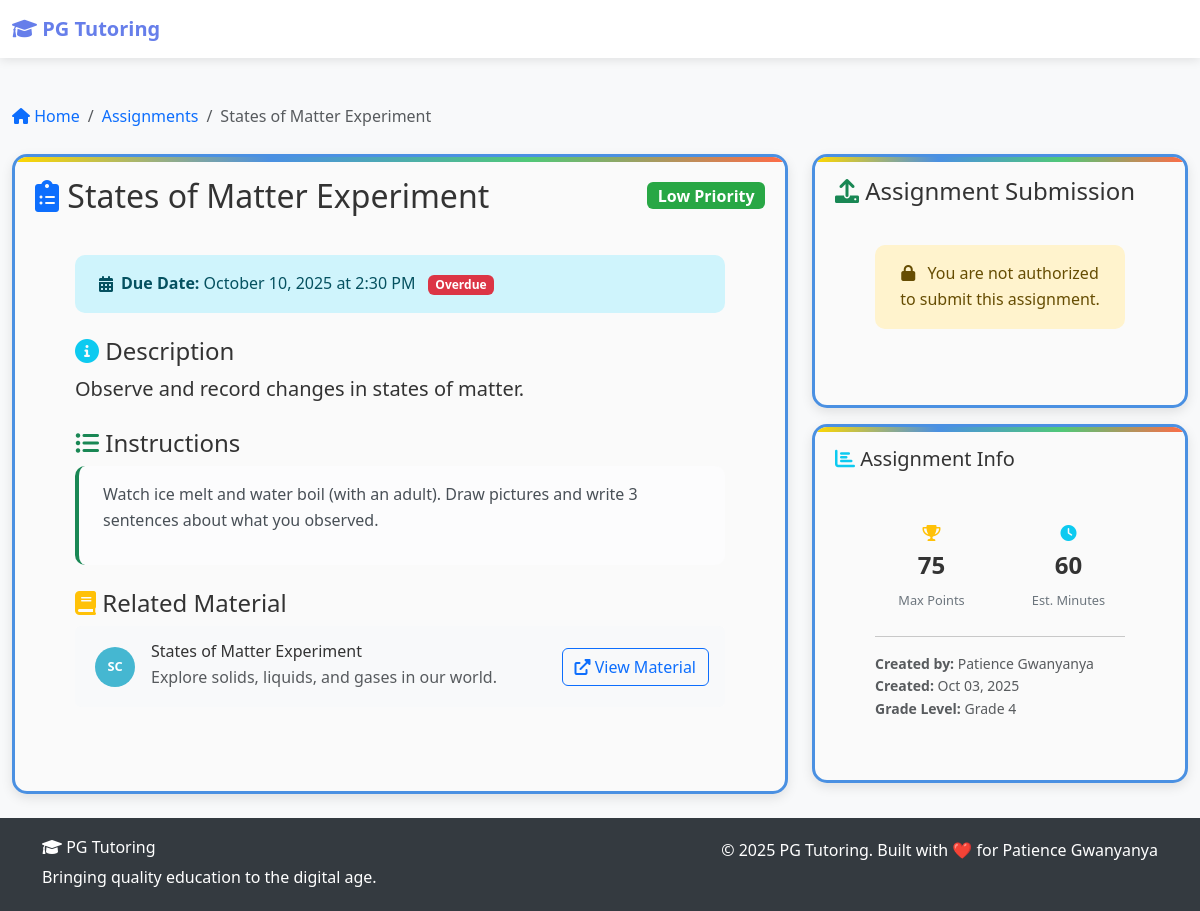
Page /hub/assignment/3/ on the committed database.
### hub/models.py (models this page shows, shortened)
class Assignment(models.Model):
    PRIORITY_LEVELS = (
        ("low", "Low Priority"),
        ("medium", "Medium Priority"),
        ("high", "High Priority"),
        ("urgent", "Urgent"),
    )
    title = models.CharField(max_length=200)
    description = models.TextField()
    material = models.ForeignKey(
        Material, on_delete=models.CASCADE, related_name="assignments"
    )
    assigned_to = models.ManyToManyField(
        settings.AUTH_USER_MODEL,
        related_name="assignments",
        limit_choices_to={"user_type": "student"},
    )
    due_date = models.DateTimeField()
    priority = models.CharField(
        max_length=10, choices=PRIORITY_LEVELS, default="medium"
    )
    max_score = models.PositiveIntegerField(
        default=100, validators=[MinValueValidator(1), MaxValueValidator(1000)]
    )
    instructions = models.TextField(
        blank=True, help_text="Detailed instructions for students"
    )
    submission_format = models.CharField(
        max_length=200,
        blank=True,
        help_text="Expected submission format (e.g., PDF, handwritten, online quiz)",
    )
    created_by = models.ForeignKey(
        settings.AUTH_USER_MODEL,
        on_delete=models.CASCADE,
        related_name="created_assignments",
    )
    created_at = models.DateTimeField(auto_now_add=True)
    updated_at = models.DateTimeField(auto_now=True)
    is_active = models.BooleanField(default=True)
    class Meta:
        ordering = ["due_date", "-created_at"]
        verbose_name = "Assignment"
        verbose_name_plural = "Assignments"
        indexes = [
            models.Index(fields=["due_date", "is_active"]),
            models.Index(fields=["created_by", "created_at"]),
        ]
    @property
    def is_overdue(self):
        from django.utils import timezone
        return self.due_date < timezone.now()

class Material(models.Model):
    MATERIAL_TYPES = (
        ("worksheet", "Worksheet"),
        ("test", "Test"),
        ("assignment", "Assignment"),
        ("reading", "Reading Material"),
        ("video", "Video"),
        ("audio", "Audio"),
        ("presentation", "Presentation"),
        ("game", "Educational Game"),
        ("reference", "Reference Material"),
    )
    DIFFICULTY_LEVELS = (
        ("beginner", "Beginner"),
        ("intermediate", "Intermediate"),
        ("advanced", "Advanced"),
    )
    GRADE_LEVELS = (
        ("k", "Kindergarten"),
        ("1", "Grade 1"),
        ("2", "Grade 2"),
        ("3", "Grade 3"),
        ("4", "Grade 4"),
        ("5", "Grade 5"),
        ("6", "Grade 6"),
        ("7", "Grade 7"),
        ("8", "Grade 8"),
        ("9", "Grade 9"),
        ("10", "Grade 10"),
        ("11", "Grade 11"),
        ("12", "Grade 12"),
        ("university", "University Level"),
    )
    title = models.CharField(max_length=200)
    description = models.TextField()
    material_type = models.CharField(max_length=20, choices=MATERIAL_TYPES)
    subject = models.ForeignKey(
        Subject, on_delete=models.CASCADE, related_name="materials"
    )
    difficulty_level = models.CharField(max_length=20, choices=DIFFICULTY_LEVELS)
    file = models.FileField(
        upload_to=material_upload_path,
        blank=True,
        null=True,
        validators=[
            validate_file_size,
            FileExtensionValidator(
                allowed_extensions=[
                    "pdf",
                    "doc",
                    "docx",
                    "ppt",
                    "pptx",
                    "xls",
                    "xlsx",
                    "jpg",
                    "jpeg",
                    "png",
                    "gif",
                    "svg",
                    "mp4",
                    "avi",
                    "mov",
                    "wmv",
                    "mp3",
                    "wav",
                    "ogg",
                    "zip",
                    "rar",
                    "txt",
                ]
            ),
        ],
        help_text="Upload educational material (max 50MB)",
    )
    external_link = models.URLField(blank=True, help_text="External resource link")
    grade_level = models.CharField(max_length=20, choices=GRADE_LEVELS)
    estimated_time = models.IntegerField(
        validators=[MinValueValidator(1), MaxValueValidator(1440)],
        help_text="Estimated time in minutes (1-1440)",
    )
    tags = models.CharField(
        max_length=500,
        blank=True,
        help_text="Comma-separated tags (e.g., algebra, fractions, beginner)",
    )
    uploaded_by = models.ForeignKey(
        settings.AUTH_USER_MODEL,
        on_delete=models.CASCADE,
        related_name="uploaded_materials",
    )
    created_at = models.DateTimeField(auto_now_add=True)
    updated_at = models.DateTimeField(auto_now=True)
    is_active = models.BooleanField(default=True)
    download_count = models.PositiveIntegerField(default=0, null=True, blank=True)
    class Meta:
        ordering = ["-created_at"]
        verbose_name = "Material"
        verbose_name_plural = "Materials"
        indexes = [
            models.Index(fields=["subject", "grade_level"]),
            models.Index(fields=["material_type", "difficulty_level"]),
            models.Index(fields=["is_active", "created_at"]),
        ]

class Subject(models.Model):
    name = models.CharField(max_length=100, unique=True)
    description = models.TextField(blank=True)
    color_code = models.CharField(
        max_length=7, default="#007bff", help_text="Hex color code (e.g., #FF5733)"
    )
    is_active = models.BooleanField(default=True)
    created_at = models.DateTimeField(auto_now_add=True, null=True, blank=True)
    class Meta:
        ordering = ["name"]
        verbose_name = "Subject"
        verbose_name_plural = "Subjects"

### users/models.py (models this page shows, shortened)
class CustomUser(AbstractUser):
    USER_TYPES = (
        ("student", "Student"),
        ("parent", "Parent"),
        ("teacher", "Teacher"),
    )
    phone_regex = RegexValidator(
        regex=r"^\+?1?\d{9,15}$",
        message="Phone number must be entered in the format: '+999999999'. Up to 15 digits allowed.",
    )
    user_type = models.CharField(max_length=10, choices=USER_TYPES, default="student")
    phone_number = models.CharField(
        validators=[phone_regex],
        max_length=17,
        blank=True,
        help_text="Enter phone number in format: +1234567890",
    )
    date_of_birth = models.DateField(null=True, blank=True)
    profile_picture = models.ImageField(
        upload_to=profile_picture_path,
        blank=True,
        null=True,
        validators=[
            validate_image_size,
            FileExtensionValidator(allowed_extensions=["jpg", "jpeg", "png", "gif"]),
        ],
        help_text="Upload a profile picture (max 5MB, JPG/PNG/GIF only)",
    )
    grade_level = models.CharField(max_length=20, blank=True)
    parent_email = models.EmailField(blank=True)
    emergency_contact_name = models.CharField(max_length=100, blank=True)
    emergency_contact_phone = models.CharField(
        validators=[phone_regex], max_length=17, blank=True
    )
    is_verified = models.BooleanField(default=False)
    verification_token = models.CharField(max_length=100, blank=True)
    created_at = models.DateTimeField(auto_now_add=True)
    updated_at = models.DateTimeField(auto_now=True)
    class Meta:
        verbose_name = "User"
        verbose_name_plural = "Users"
        indexes = [
            models.Index(fields=["user_type"]),
            models.Index(fields=["is_verified"]),
        ]

### hub/views.py (the view)
def assignment_detail(request, assignment_id):
    assignment = get_object_or_404(Assignment, pk=assignment_id)
    submission = None
    if request.user.is_authenticated and request.user.user_type == "student":
        submission = AssignmentSubmission.objects.filter(
            assignment=assignment, student=request.user
        ).first()
    context = {
        "assignment": assignment,
        "submission": submission,
        "can_submit": (
            request.user.is_authenticated
            and request.user.user_type == "student"
            and request.user in assignment.assigned_to.all()
        ),
    }
    return render(request, "hub/assignment_detail.html", context)

### templates/hub/assignment_detail.html (shortened to what this page needs)
{% extends 'base.html' %}
{% load static %}
{% block content %}
<div class="container-fluid py-4">
    <nav aria-label="breadcrumb" class="mb-4">
        <ol class="breadcrumb">
            <li class="breadcrumb-item"><a href="{% url 'dashboard:dashboard' %}" class="text-decoration-none"><i class="fas fa-home"></i> Home</a></li>
            <li class="breadcrumb-item"><a href="{% url 'hub:assignments_list' %}" class="text-decoration-none">Assignments</a></li>
            <li class="breadcrumb-item active">{{ assignment.title }}</li>
        </ol>
    </nav>
    <div class="row">
        <div class="col-lg-8">
            <div class="kids-card">
                <div class="card-header d-flex justify-content-between align-items-center">
                    <h2 class="mb-0">
                        <i class="fas fa-clipboard-list text-primary"></i>
                        {{ assignment.title }}
                    </h2>
                    <span class="badge badge-{{ assignment.priority|default:'secondary' }} fs-6">
                        {{ assignment.get_priority_display }}
                    </span>
                </div>
                <div class="card-body">
                    <div class="alert alert-info d-flex align-items-center mb-4">
                        <i class="fas fa-calendar-alt me-2"></i>
                        <div>
                            <strong>Due Date:</strong> {{ assignment.due_date|date:"F d, Y \a\t g:i A" }}
                            {% if assignment.is_overdue %}
                                <span class="badge bg-danger ms-2">Overdue</span>
                            {% else %}
                                <span class="text-muted ms-2">({{ assignment.days_until_due }} days left)</span>
                            {% endif %}
                        </div>
                    </div>
                    <div class="mb-4">
                        <h4><i class="fas fa-info-circle text-info"></i> Description</h4>
                        <p class="fs-5">{{ assignment.description }}</p>
                    </div>
                    {% if assignment.instructions %}
                    <div class="mb-4">
                        <h4><i class="fas fa-list-ul text-success"></i> Instructions</h4>
                        <div class="alert alert-light border-start border-success border-4">
                            {{ assignment.instructions|linebreaks }}
                        </div>
                    </div>
                    {% endif %}
                    {% if assignment.material %}
                    <div class="mb-4">
                        <h4><i class="fas fa-book text-warning"></i> Related Material</h4>
                        <div class="d-flex align-items-center p-3 bg-light rounded">
                            <div class="subject-badge me-3" style="background-color: {{ assignment.material.subject.color_code }};">
                                {{ assignment.material.subject.name|slice:":2"|upper }}
                            </div>
                            <div>
                                <h6 class="mb-1">{{ assignment.material.title }}</h6>
                                <p class="text-muted mb-0">{{ assignment.material.description|truncatewords:15 }}</p>
                            </div>
                            <a href="{% url 'hub:material_detail' assignment.material.pk %}" class="btn btn-outline-primary ms-auto">
                                <i class="fas fa-external-link-alt"></i> View Material
                            </a>
                        </div>
                    </div>
                    {% endif %}
                </div>
            </div>
        </div>
        <div class="col-lg-4">
            <div class="kids-card">
                <div class="card-header">
                    <h4 class="mb-0">
                        <i class="fas fa-upload text-success"></i>
                        Assignment Submission
                    </h4>
                </div>
                <div class="card-body">
                    {% if submission %}
                        <div class="alert alert-success">
                            <i class="fas fa-check-circle me-2"></i>
                            <strong>Submitted!</strong><br>
                            <small>{{ submission.submitted_at|date:"M d, Y \a\t g:i A" }}</small>
                        </div>
                        <div class="mb-3">
                            <strong>Status:</strong>
                            <span class="badge badge-{{ submission.status }}">
                                {{ submission.get_status_display }}
                            </span>
                        </div>
                        {% if submission.grade %}
                        <div class="mb-3">
                            <strong>Grade:</strong>
                            <span class="badge bg-primary">{{ submission.grade }}</span>
                            {% if submission.numeric_score %}
                                <small class="text-muted">({{ submission.numeric_score }}%)</small>
                            {% endif %}
                        </div>
                        {% endif %}
                        {% if submission.teacher_feedback %}
                        <div class="mb-3">
                            <strong>Teacher Feedback:</strong>
                            <div class="alert alert-info mt-2">
                                {{ submission.teacher_feedback|linebreaks }}
                            </div>
                        </div>
                        {% endif %}
                        <a href="{% url 'hub:submit_assignment' assignment.id %}" class="btn btn-warning btn-lg w-100">
                            <i class="fas fa-edit"></i> Update Submission
                        </a>
                    {% else %}
                        <div class="alert alert-warning text-center">
                            <i class="fas fa-lock me-2"></i>
                            You are not authorized to submit this assignment.
                        </div>
                    {% endif %}
                </div>
            </div>
            <div class="kids-card mt-3">
                <div class="card-header">
                    <h5 class="mb-0">
                        <i class="fas fa-chart-bar text-info"></i>
                        Assignment Info
                    </h5>
                </div>
                <div class="card-body">
                    <div class="row text-center">
                        <div class="col-6">
                            <div class="stat-item">
                                <i class="fas fa-trophy text-warning"></i>
                                <div class="stat-value">{{ assignment.max_score }}</div>
                                <div class="stat-label">Max Points</div>
                            </div>
                        </div>
                        <div class="col-6">
                            <div class="stat-item">
                                <i class="fas fa-clock text-info"></i>
                                <div class="stat-value">{{ assignment.material.estimated_time|default:"30" }}</div>
                                <div class="stat-label">Est. Minutes</div>
                            </div>
                        </div>
                    </div>
                    <hr>
                    <div class="small text-muted">
                        <div><strong>Created by:</strong> {{ assignment.created_by.get_full_name|default:assignment.created_by.username }}</div>
                        <div><strong>Created:</strong> {{ assignment.created_at|date:"M d, Y" }}</div>
                        {% if assignment.material.grade_level %}
                        <div><strong>Grade Level:</strong> {{ assignment.material.get_grade_level_display }}</div>
                        {% endif %}
                    </div>
                </div>
            </div>
        </div>
    </div>
</div>
{% endblock %}

### rows in the picture
Assignment: title "States of Matter Experiment", priority "Low Priority", due_date "October 10, 2025 at 2:30 PM", description "Observe and record changes in states of matter.", instructions "Watch ice melt and water boil (with an adult). Draw pictures and write 3 sentences about what you observed.", material.subject.name "SC", material "States of Matter Experiment", material.description "Explore solids, liquids, and gases in our world.", max_score "75", material.estimated_time "60", created_by.get_full_name "Patience Gwanyanya", created_at "Oct 03, 2025", material.grade_level "Grade 4"
